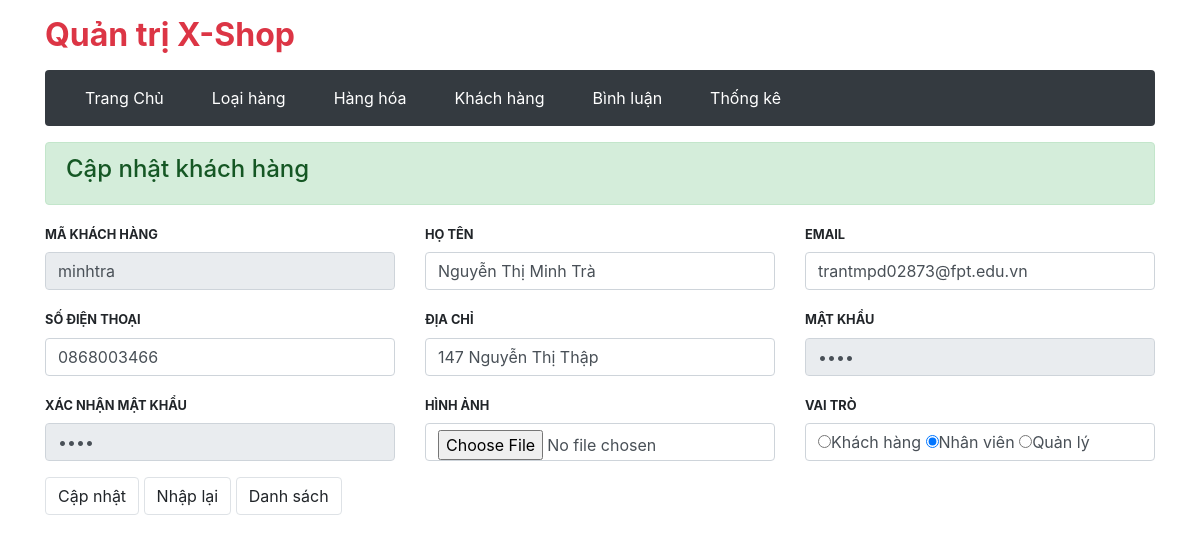
The page /admin/member/index.php?btn-edit&ma_kh=minhtra (signed in) on the database its author committed.
### tables this page shows
CREATE TABLE `khach_hang` (
  `ma_kh` varchar(20) NOT NULL,
  `mat_khau` varchar(50) NOT NULL,
  `ho_ten` varchar(50) NOT NULL,
  `email` varchar(50) NOT NULL,
  `hinh_kh` varchar(50) NOT NULL,
  `so_dt` varchar(11) NOT NULL,
  `dia_chi` varchar(200) NOT NULL,
  `vai_tro` int(1) NOT NULL
);

### admin/member/index.php (called while the page is built, shortened)
<?php
    require '../../gobal.php';
    require '../../dao/functionMember.php';
    extract($_REQUEST);
    if(isset($_POST['btn-insert'])){
        $vai_tro = isset($vai_tro) ? $vai_tro : 0;
        $hinh = save_file("hinh", "$IMAGE_DIR");
        $hinh_kh = strlen($hinh) > 0 ? $hinh : 'user.png';
        addNewMember($ma_kh, $mat_khau , $ho_ten, $email, $hinh_kh, $so_dt, $dia_chi, $vai_tro);
        $view_name = 'addMember.php';
        $MESSAGE = 'Thêm thành viên thành công';
    }
    else if(array_key_exists('btn-list', $_REQUEST)){
        $members = selectMember();
        $view_name = 'listMember.php';
    }
    else if(array_key_exists('btn-delete', $_REQUEST)){
        deleteMember($ma_kh);
        $members = selectMember();
        $view_name = 'listMember.php';
        $MESSAGE = 'Xóa thành công!';
    }
    else if(array_key_exists('btn-edit', $_REQUEST)){
        $member = selectMemberId($ma_kh);
    }
    require "../layout.php";

### dao/functionMember.php (called while the page is built, shortened)
<?php
    require_once 'database.php';
    function role($ma_kh)
    {
        global $conn;
        $select = "SELECT vai_tro FROM khach_hang WHERE ma_kh = '$ma_kh'";
        $users = $conn->query($select);
        $user = $users->fetch();
        return $user['vai_tro'];
    }
    function selectMemberId($ma_kh)
    {
        global $conn;
        $select = "SELECT * FROM khach_hang WHERE ma_kh = '$ma_kh'";
        $users = $conn->query($select);
        $user = $users->fetch();
        return $user;
    }

### admin/member/editMember.php (the view, shortened to what this page needs)
<div class="alert alert-success mt-3">
    <h4>Cập nhật khách hàng</h4>
</div>
<form action="index.php" method="post" enctype="multipart/form-data">
    <div class="row">
        <div class="form-group col-sm-4">
            <label for="" class="font-weight-bold small">MÃ KHÁCH HÀNG</label>
            <input type="text" class="form-control" readonly name="ma_kh" value="<?=$member['ma_kh']?>">
        </div>
        <div class="form-group col-sm-4">
            <label for="" class="font-weight-bold small">HỌ TÊN</label>
            <input type="text" class="form-control" name="ho_ten" value="<?=$member['ho_ten']?>">
        </div>
        <div class="form-group col-sm-4">
            <label for="" class="font-weight-bold small">EMAIL</label>
            <input type="text" class="form-control" name="email" value="<?=$member['email']?>">
        </div>
    </div>
    <div class="row">
        <div class="form-group col-sm-4">
            <label for="" class="font-weight-bold small">SỐ ĐIỆN THOẠI</label>
            <input type="text" class="form-control" name="so_dt" value="<?=$member['so_dt']?>">
        </div>
        <div class="form-group col-sm-4">
            <label for="" class="font-weight-bold small">ĐỊA CHỈ</label>
            <input type="text" class="form-control" name="dia_chi" value="<?=$member['dia_chi']?>">
        </div>
        <div class="form-group col-sm-4">
            <label for="" class="font-weight-bold small">MẬT KHẨU</label>
            <input type="password" class="form-control" readonly name="mat_khau" value="<?=$member['mat_khau']?>">
        </div>
    </div>
    <div class="row">
        <div class="form-group col-4">
            <label for="" class="font-weight-bold small">XÁC NHẬN MẬT KHẨU</label>
            <input type="password" class="form-control" readonly name="mat_khau" value="<?=$member['mat_khau']?>">
        </div>
        <div class="form-group col-4">
            <label for="" class="font-weight-bold small">HÌNH ẢNH</label>
            <input type="file" class="form-control" name="hinh_kh">
        </div>
        <?php if(role($_SESSION['id']) == 3): ?>
          <div class="form-group col-4">
          <label for="" class="font-weight-bold small">VAI TRÒ</label>
            <div class="form-control">
                <label ><input <?= $member['vai_tro'] == 0 ? 'checked' : '' ?> name="vai_tro" value="0" type="radio" >Khách hàng</label>
                <label ><input <?= $member['vai_tro'] == 1 ? 'checked' : '' ?>  name="vai_tro" value="1" type="radio">Nhân viên</label>
                <label ><input <?= $member['vai_tro'] == 3 ? 'checked' : '' ?>  name="vai_tro" value="3" type="radio">Quản lý</label>
            </div>
          </div>
        <?php else : ?>
            <input type="hidden" name="vai_tro_cu" value="<?=$member['vai_tro']?>" >
        <?php endif ?>
    </div>
    <div class="form-group">
        <button type="submit" name="update" class="btn btn-default border">Cập nhật</button>
        <button type="reset" class="btn btn-default border">Nhập lại</button>
        <a href="index.php?btn-list" class="btn btn-default border">Danh sách</a>
    </div>
</form>

### rows shown on the page
khach_hang: ma_kh "minhtra", ho_ten "Nguyễn Thị Minh Trà", email "trantmpd02873@fpt.edu.vn", so_dt "0868003466", dia_chi "147 Nguyễn Thị Thập", vai_tro "☐ Khách hàng", vai_tro "☑ Nhân viên", vai_tro "☐ Quản lý"
